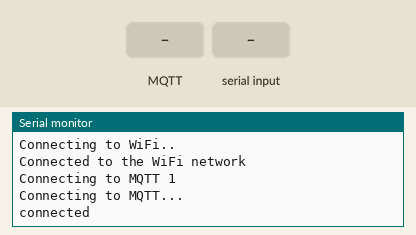
Simulated run of this program. Board: ESP32. Shown: the last lines printed to the serial monitor. The inputs (shaded band) are chosen by the test bench. WiFi joins after 1.5 s; servers stay silent unless stated; no MQTT or app messages arrive unless stated.

Above: at 2.7 s.
2.8 s: MQTT message "SD/light/bedroom" arrives on the first subscribed topic
At 4.0 s:
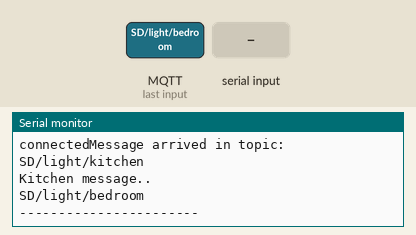
4.3 s: "30,150\n" received over the second serial link
At 5.4 s:
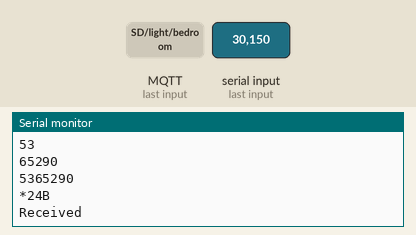
5.8 s: MQTT message "SD/light/kitchen" arrives on the first subscribed topic
At 6.4 s:
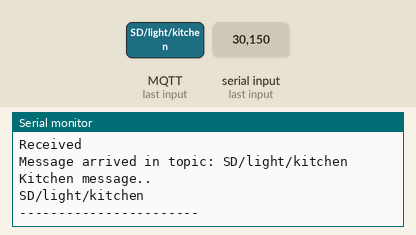
7.3 s: "90\n" received over the second serial link
At 8.7 s:
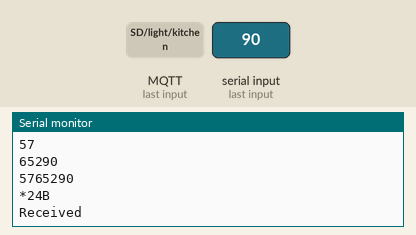
Timing chart, 0 to 9.8 s (numbered marks = the images above; inputs shaded):
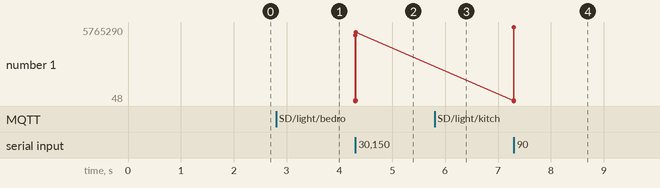

Measured:
- after the input at 2.8 s, the serial monitor: prints a new line at once (image 1)
- after the input at 4.3 s, the serial monitor: prints a new line at once (image 2)
- after the input at 5.8 s, the serial monitor: prints a new line at once (image 3)
- after the input at 7.3 s, the serial monitor: prints a new line at once (image 4)
- plotted number 1: 5365290 → 5765290 after the input at 7.3 s

The program:

main.cpp
```cpp
#include <Arduino.h>
#include <Wifi.h>
#include <PubSubClient.h>
#include "WifiConnect.h"
#include "CloudMqttConnect.h"
#include "Helper.h"

//TP-LINK_9418    67516926
//DIGI-BDAD    tJquRxvs
const char* ssid = "HUAWEI_P9lite_047E";
const char* password = "1200ba48";
const char* mqttServer = "m14.cloudmqtt.com";
const int mqttPort = 13567;
const char* mqttUser = "pspdvyar"; //ESP32
const char* mqttPassword = "JA21PLhGdpnu"; //asdfqwer

 WiFiClient espClient;
 static PubSubClient client(espClient);

CloudMqttConnection cloudMqttConnection = CloudMqttConnection(client, mqttServer, mqttPort, mqttUser, mqttPassword);


void intToChar(int a, char buf[10]){
  itoa(a, buf, 10);
  Serial.println("itoa..");
  Serial.println(buf);
}

void kitchenLight(packet_t p){

  Serial.println("publish message..1");
   // const char* message = strcat((char*)p.clientId, (char*)p.data);
    //cloudMqttConnection.publish(topics[p.topicId], message);
    //Serial.println("publish message..");
    //Serial.println(message);
}

void bedroomLight(){
  int msg = ReadMessage();
  Serial.println("Received from 2:");
  char buf[12];
  itoa(msg, buf, 10);
  cloudMqttConnection.publish("SH/light/bedroom", buf);
  //Serial.println("Published bedroom light");
  Serial.println(buf);
}

long baudRate = 115200;
void setup() {
  Serial.begin(baudRate);
  instantiate(baudRate);
  flush();
  WifiConnection wifiConnection = WifiConnection(ssid, password);
  wifiConnection.connectToWifi();
  client = cloudMqttConnection.connectToMqttServer();
}

void loop() {
  if(client.loop()){
    if(serialAvailable())
    {
      Serial.println("Reading..");
      packet_t p;
      ReadSerialMsg((byte *)&p, sizeof(packet_t));
      int sensor = p.topicId;
      Serial.println(p.clientId);
      Serial.println(p.data);
      Serial.println(sensor);
      char dataBuf[12];
      char clientIdBuf[10];
      char message[20];
      itoa(p.data, dataBuf, 10);
      itoa(p.clientId, clientIdBuf, 10);
      strcpy(message, clientIdBuf);
      //message[strlen(message)] = ' ';
      //message[strlen(message)+1] = '\0';
      strcat(message, dataBuf);
      Serial.println("Buffers..");
      Serial.println(clientIdBuf);
      Serial.println(dataBuf);
      Serial.println(message);
      Serial.println(topics[p.topicId]);
      switch(sensor){
        case 0: {
          Serial.println("Publish..");
          cloudMqttConnection.publish(topics[p.topicId], message);
          //cloudMqttConnection.publish("dada", "da");
        }  break;
        //case 2: bedroomLight();   break;
        default: Serial.println("Received");
      }
    }
  }else cloudMqttConnection.connectToMqttServer();
}
```

CloudMqttConnect.cpp
```cpp
#include "CloudMqttConnect.h"
#include "Arduino.h"
//#include "PubSubClient.h"
#include "Helper.h"

void CloudMqttConnection::subscribe()
{
  // for(int i=0; i<=5; i++)
  // {
  //   client.subscribe(topics[i]);
  // }
  client.subscribe("SD/light/kitchen");
  //client.subscribe("SH/light/bedroom");
}

PubSubClient CloudMqttConnection::connectToMqttServer(){

    Serial.println("\nConnecting to MQTT 1");
    client.setServer(mqttServer, mqttPort);
    client.setCallback(callbackMethod);

  while (!client.connected()) {
    Serial.print("\nConnecting to MQTT...");

    if (client.connect("ESP32Client", mqttUser, mqttPassword )) {
      Serial.print("\nconnected");

    } else {
      Serial.print("\nfailed with state ");
      Serial.print(client.state());
      //delay(1000);
    }
    subscribe();
  }

  return client;
}

void CloudMqttConnection::publish(const char *topic, const char *message){
  if(client.publish(topic, message)){
    Serial.println("Published ok");
  }else{
    Serial.println("Published not ok");
  }
}
```

CloudMqttConnect.h
```cpp
#include "PubSubClient.h"

class CloudMqttConnection{

private:
const char* mqttServer;
int mqttPort;
const char* mqttUser;
const char* mqttPassword;
PubSubClient client;

public:
CloudMqttConnection(PubSubClient client, const char* mqttServer, const int mqttPort, const char* mqttUser, const char* mqttPassword){
    this->mqttServer = mqttServer;
    this->mqttPort = mqttPort;
    this->mqttUser = mqttUser;
    this->mqttPassword = mqttPassword;
    this->client = client;
}
~CloudMqttConnection(){};

 PubSubClient connectToMqttServer();
 void subscribe();
 void publish(const char *topic, const char *message);

};
```

Helper.cpp
```cpp
#include "Helper.h"

HardwareSerial Serial2(2);

const char* topics[TOPICS_NR] = {
  "SD/light/kitchen",
  "SD/light/bedroom",
  "SD/light/living",
  "SD/light/outside",
  "SD/temperature/bedroom"
};

void callbackMethod(char* topic, byte* payload, unsigned int length) {

  Serial.print("Message arrived in topic: ");
  Serial.println(topic);
  packet_t p;
  if((String)topic == "SD/light/bedroom"){

  }else
    if((String)topic == "SD/light/kitchen"){
        Serial.println("Kitchen message..");
        p.topicId = 0;
        for (int i = 0; i < length; i++) {
            Serial.print((char)payload[i]);
        }
        p.clientId = payload[0] - '0';
        if(p.clientId != ESP_ID){
            p.data = (int)(payload[1]-'0');
            WriteSerialMsg((byte*)&p, sizeof(packet_t));
        }
    }


  Serial.println();
  Serial.println("-----------------------");
}

bool serialAvailable(){
    return Serial2.available();
}

void instantiate(long baudRate){
    Serial2.begin(baudRate);
}

void WriteSerialByte(byte msg){
    Serial2.write(msg);
}

void WriteSerialMsg(byte *b, int length){
    Serial2.write(b, length);
}

int ReadMessage(){
    return Serial2.read();
}

void ReadSerialMsg(byte *b, int length){
    for(int i = 0 ; i < length ; ++i )
       b[i] =  Serial2.read();
}

void flush(){
    Serial2.flush();
}
```

Helper.h
```cpp
#ifndef HELPER_H
#define HELPER_H

#include "HardwareSerial.h"

#define TOPICS_NR 5
#define ESP_ID 1

typedef uint8_t byte;
extern const char* topics[];

typedef struct{
    byte clientId;
    byte topicId;
    uint16_t data;
}packet_t;

void callbackMethod(char* topic, byte* payload, unsigned int length);
bool serialAvailable();
void instantiate(long baudRate);
void WriteSerialByte(byte msg);
void WriteSerialMsg(byte *b, int length);
int ReadMessage();
void ReadSerialMsg(byte *b, int length);
void flush();


#endif
```

Light.cpp
```cpp

```

WifiConnect.cpp
```cpp
#include <Arduino.h>
#include <WiFi.h>
#include "WifiConnect.h"

void WifiConnection::connectToWifi(){
    WiFi.begin(ssid, password);
    delay(500);
    while (WiFi.status() != WL_CONNECTED) {
    delay(500);
    Serial.print("\nConnecting to WiFi..");
  }
  Serial.print("\nConnected to the WiFi network");
}
```

WifiConnect.h
```cpp
class WifiConnection{
  private:
    const char* ssid;
    const char* password;

public:
     //WifiConnection(){};
     WifiConnection(const char* ssid, const char* password){
        this->ssid = ssid;
        this->password = password;
     }
    ~WifiConnection(){};

public:
    void connectToWifi();


};
```
